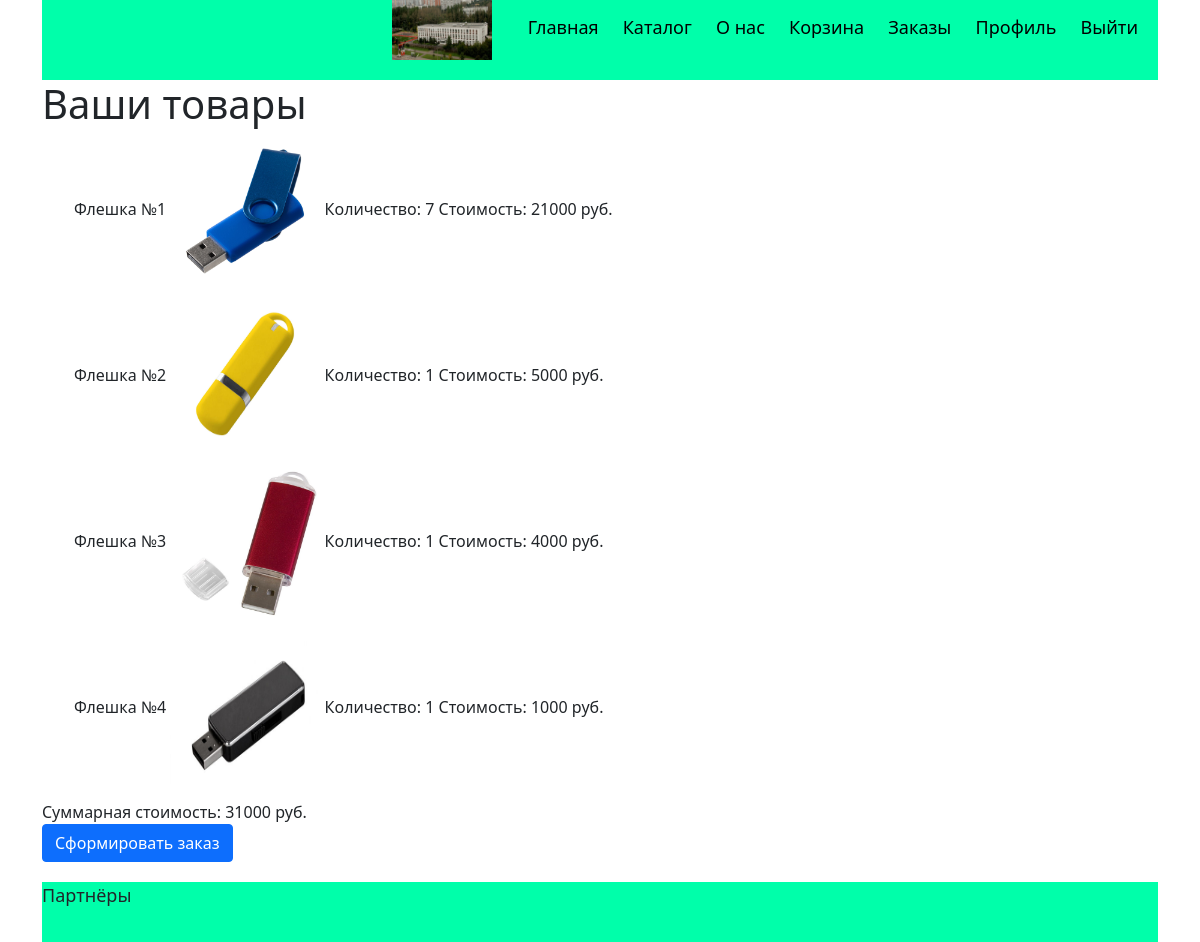
/shopping_cart/ (signed in), run on the app's committed database.
### ORM.py (models this page shows, shortened)
class Shopping_cart(db.Model):
    id = db.Column(db.Integer, primary_key=True)
    customer_id = db.Column(db.Integer, db.ForeignKey('customers.id'))
    customer = db.relationship('Customers', backref=db.backref('shopping_cart', lazy=False))
    quantity = db.Column(db.Integer, nullable=False)
    good_id = db.Column(db.Integer, db.ForeignKey('goods.id'))
    good = db.relationship('Goods', backref=db.backref('shopping_cart', lazy=False))

class Goods(db.Model):
    id = db.Column(db.Integer, primary_key=True)
    name = db.Column(db.String(80), nullable=False)
    quantity = db.Column(db.Integer, nullable=False)
    description = db.Column(db.String(200))
    price_id = db.Column(db.Integer, db.ForeignKey('prices.id'))
    price = db.relationship('Prices', backref=db.backref('good', lazy=False))
    photo_link = db.Column(db.String(80))
    colour = db.Column(db.String(80))
    category_id = db.Column(db.Integer, db.ForeignKey('categories.id'))
    category = db.relationship('Categories', backref=db.backref('goods', lazy=False))

class Prices(db.Model):
    id = db.Column(db.Integer, primary_key=True)
    price = db.Column(db.Integer, nullable=False)
    start_date = db.Column(db.DateTime, nullable=False)
    end_date = db.Column(db.DateTime, nullable=False)

### main.py (the view, shortened to what this page needs)
@app.route('/shopping_cart/', methods=['GET', 'POST'])
def shopping_cart():
    login = session.get('login')
    cart=list(filter(lambda x: x.customer.login==login,Shopping_cart.query.all()))
    cart.sort(key = lambda x: x.good.id)
    total = 0
    for i in cart:
        total += i.quantity * i.good.price.price
    return render_template('shopping_cart.html',cart = cart, total = total)

### templates/shopping_cart.html (shortened to what this page needs)
{% extends "base.html" %}
{% block content %}
    <h1>Ваши товары</h1>
    <div>
        {% for order in cart %}
            <div>
                <ul>
                    <li class="order_item">{{ order.good.name }}</li>
                    <li class="order_item"><img class="order_image" src="{{ url_for('static', filename=order.good.photo_link) }}" alt={{order.good.name}}></li>
                    <li class="order_item">Количество: {{ order.quantity }}</li>
                    <li class="order_item">Стоимость: {{ order.good.price.price*order.quantity }} руб.</li>
                </ul>
            </div>
        {% endfor %}
        <div>Суммарная стоимость: {{total}} руб.</div>
    </div>
    <form method="POST">
        <input type="submit" value="Сформировать заказ" class="btn btn-primary">
    </form>
{% endblock %}

### static/Style.css (style rules this page uses)
ul { list-style-type:none }
.order_item { display: inline-block; }
.order_image { width: 150px; height: 150px; display: inline-block; }

### data on the page
Shopping_cart: good.name "Флешка №1", photo_link (picture), quantity "7", order.good.price.price*order.quantity "21000"
Shopping_cart: good.name "Флешка №2", photo_link (picture), quantity "1", order.good.price.price*order.quantity "5000"
Shopping_cart: good.name "Флешка №3", photo_link (picture), quantity "1", order.good.price.price*order.quantity "4000"
Shopping_cart: good.name "Флешка №4", photo_link (picture), quantity "1", order.good.price.price*order.quantity "1000"

### other printed values
{{ total }} "31000"
